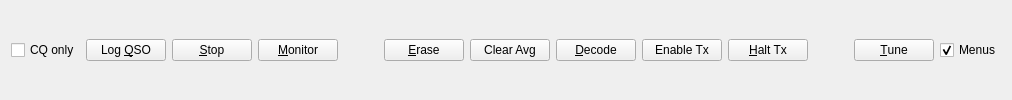
     <widget class="QWidget" name="widgetHidden2" native="true">
      <property name="visible">
       <bool>false</bool>
      </property>
      <layout class="QHBoxLayout" name="horizontalLayout_2" stretch="0,2,2,2,0,2,2,2,2,2,0,2,1">
       <item>
        <widget class="QCheckBox" name="cbCQonly">
         <property name="visible">
          <bool>false</bool>
         </property>
         <property name="text">
          <string>CQ only</string>
         </property>
        </widget>
       </item>
       <item>
        <widget class="QPushButton" name="logQSOButton_old">
         <property name="minimumSize">
          <size>
           <width>50</width>
           <height>0</height>
          </size>
         </property>
         <property name="visible">
          <bool>false</bool>
         </property>
         <property name="toolTip">
          <string>&lt;html&gt;&lt;head/&gt;&lt;body&gt;&lt;p&gt;Enter this QSO in log&lt;/p&gt;&lt;/body&gt;&lt;/html&gt;</string>
         </property>
         <property name="text">
          <string>Log &amp;QSO</string>
         </property>
        </widget>
       </item>
       <item>
        <widget class="QPushButton" name="stopButton">
         <property name="minimumSize">
          <size>
           <width>50</width>
           <height>0</height>
          </size>
         </property>
         <property name="visible">
          <bool>false</bool>
         </property>
         <property name="toolTip">
          <string>Stop monitoring</string>
         </property>
         <property name="text">
          <string>&amp;Stop</string>
         </property>
        </widget>
       </item>
       <item>
        <widget class="QPushButton" name="monitorButton_old">
         <property name="minimumSize">
          <size>
           <width>50</width>
           <height>0</height>
          </size>
         </property>
         <property name="toolTip">
          <string>&lt;html&gt;&lt;head/&gt;&lt;body&gt;&lt;p&gt;Toggle monitoring On/Off&lt;/p&gt;&lt;/body&gt;&lt;/html&gt;</string>
         </property>
         <property name="styleSheet">
          <string notr="true">QPushButton:checked {
       background-color: #00ff00;
   border-style: outset;
       border-width: 1px;
       border-radius: 5px;
   border-color: black;
       min-width: 5em;
       padding: 3px;
}</string>
         </property>
         <property name="text">
          <string>&amp;Monitor</string>
         </property>
         <property name="checkable">
          <bool>true</bool>
         </property>
         <property name="checked">
          <bool>false</bool>
         </property>
        </widget>
       </item>
       <item>
        <spacer name="horizontalSpacer">
         <property name="orientation">
          <enum>Qt::Horizontal</enum>
         </property>
         <property name="sizeHint" stdset="0">
          <size>
           <width>40</width>
           <height>20</height>
          </size>
         </property>
        </spacer>
       </item>
       <item>
        <widget class="QPushButton" name="EraseButton">
         <property name="minimumSize">
          <size>
           <width>50</width>
           <height>0</height>
          </size>
         </property>
         <property name="visible">
          <bool>false</bool>
         </property>
         <property name="toolTip">
          <string>&lt;html&gt;&lt;head/&gt;&lt;body&gt;&lt;p&gt;Erase right window. Double-click to erase both windows.&lt;/p&gt;&lt;/body&gt;&lt;/html&gt;</string>
         </property>
         <property name="text">
          <string>&amp;Erase</string>
         </property>
        </widget>
       </item>
       <item>
        <widget class="QPushButton" name="ClrAvgButton">
         <property name="enabled">
          <bool>true</bool>
         </property>
         <property name="visible">
          <bool>false</bool>
         </property>
         <property name="toolTip">
          <string>&lt;html&gt;&lt;head/&gt;&lt;body&gt;&lt;p&gt;Clear the accumulating message average.&lt;/p&gt;&lt;/body&gt;&lt;/html&gt;</string>
         </property>
         <property name="text">
          <string>Clear Avg</string>
         </property>
        </widget>
       </item>
       <item>
        <widget class="QPushButton" name="DecodeButton">
         <property name="minimumSize">
          <size>
           <width>50</width>
           <height>0</height>
          </size>
         </property>
         <property name="visible">
          <bool>false</bool>
         </property>
         <property name="toolTip">
          <string>&lt;html&gt;&lt;head/&gt;&lt;body&gt;&lt;p&gt;Decode most recent Rx period at QSO Frequency&lt;/p&gt;&lt;/body&gt;&lt;/html&gt;</string>
         </property>
         <property name="styleSheet">
          <string notr="true">QPushButton:checked {
       background-color: cyan;
       border-style: outset;
       border-width: 1px;
       border-radius: 5px;
       border-color: black;
       min-width: 5em;
       padding: 3px;
}</string>
         </property>
         <property name="text">
          <string>&amp;Decode</string>
         </property>
         <property name="checkable">
          <bool>true</bool>
         </property>
        </widget>
       </item>
       <item>
        <widget class="QPushButton" name="autoButton">
         <property name="minimumSize">
          <size>
           <width>50</width>
           <height>0</height>
          </size>
         </property>
         <property name="toolTip">
          <string>&lt;html&gt;&lt;head/&gt;&lt;body&gt;&lt;p&gt;Toggle Auto-Tx On/Off&lt;/p&gt;&lt;/body&gt;&lt;/html&gt;</string>
         </property>
         <property name="styleSheet">
          <string notr="true">QPushButton:checked {
       background-color: red;
       border-style: outset;
       border-width: 1px;
       border-radius: 5px;
       border-color: black;
       min-width: 5em;
       padding: 3px;
}</string>
         </property>
         <property name="text">
          <string>Enable Tx</string>
         </property>
         <property name="checkable">
          <bool>true</bool>
         </property>
        </widget>
       </item>
       <item>
        <widget class="QPushButton" name="stopTxButton_old">
         <property name="minimumSize">
          <size>
           <width>50</width>
           <height>0</height>
          </size>
         </property>
         <property name="toolTip">
          <string>Stop transmitting immediately</string>
         </property>
         <property name="text">
          <string>&amp;Halt Tx</string>
         </property>
        </widget>
       </item>
       <item>
        <spacer name="horizontalSpacer_4">
         <property name="orientation">
          <enum>Qt::Horizontal</enum>
         </property>
         <property name="sizeHint" stdset="0">
          <size>
           <width>40</width>
           <height>20</height>
          </size>
         </property>
        </spacer>
       </item>
       <item>
        <widget class="QPushButton" name="tuneButton_old">
         <property name="toolTip">
          <string>&lt;html&gt;&lt;head/&gt;&lt;body&gt;&lt;p&gt;Toggle a pure Tx tone On/Off&lt;/p&gt;&lt;/body&gt;&lt;/html&gt;</string>
         </property>
         <property name="styleSheet">
          <string notr="true">QPushButton:checked {
       background-color: red;
       border-style: outset;
       border-width: 1px;
       border-radius: 5px;
       border-color: black;
       min-width: 5em;
       padding: 3px;
}</string>
         </property>
         <property name="text">
          <string>&amp;Tune</string>
         </property>
         <property name="checkable">
          <bool>true</bool>
         </property>
        </widget>
       </item>
       <item>
        <widget class="QCheckBox" name="cbMenus">
         <property name="visible">
          <bool>false</bool>
         </property>
         <property name="text">
          <string>Menus</string>
         </property>
         <property name="checked">
          <bool>true</bool>
         </property>
        </widget>
       </item>
      </layout>
     </widget>
